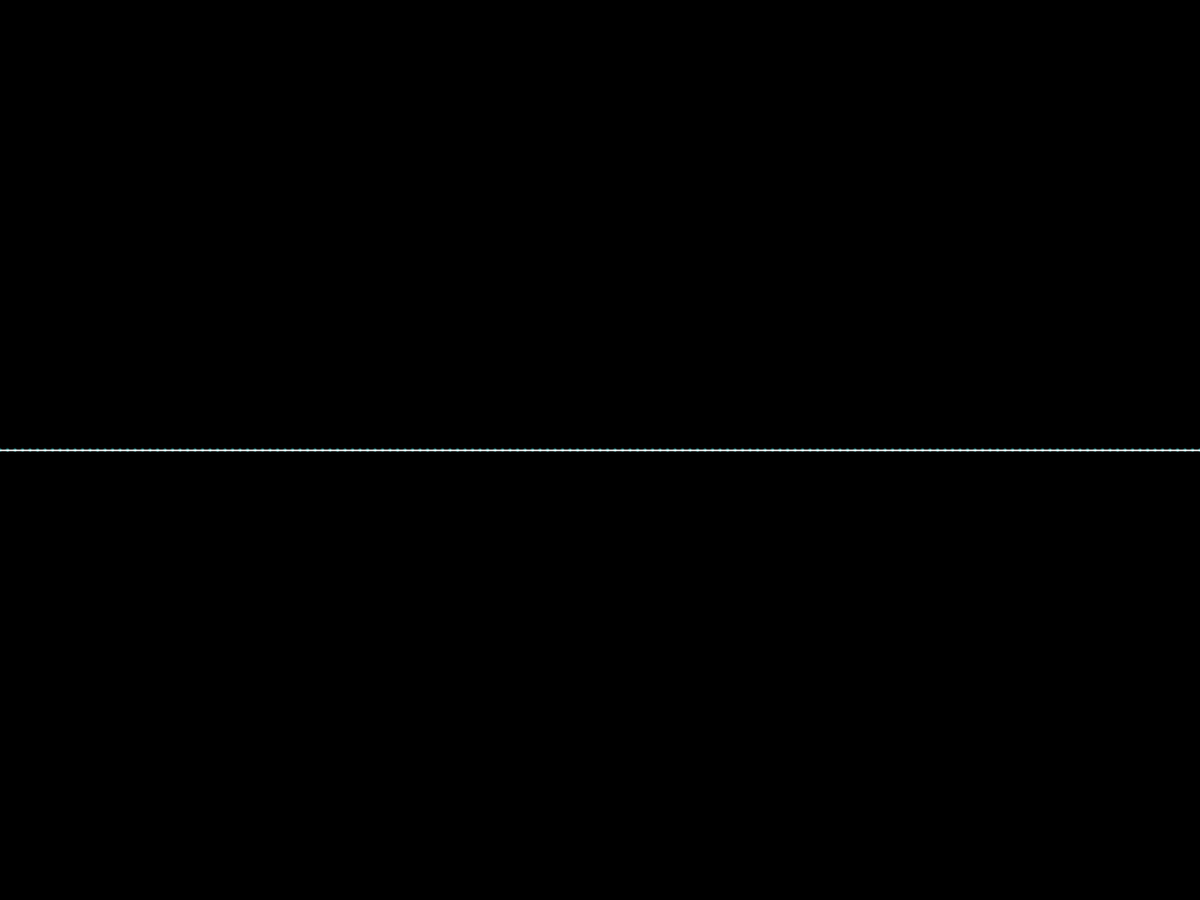
Frame 1 (no input)
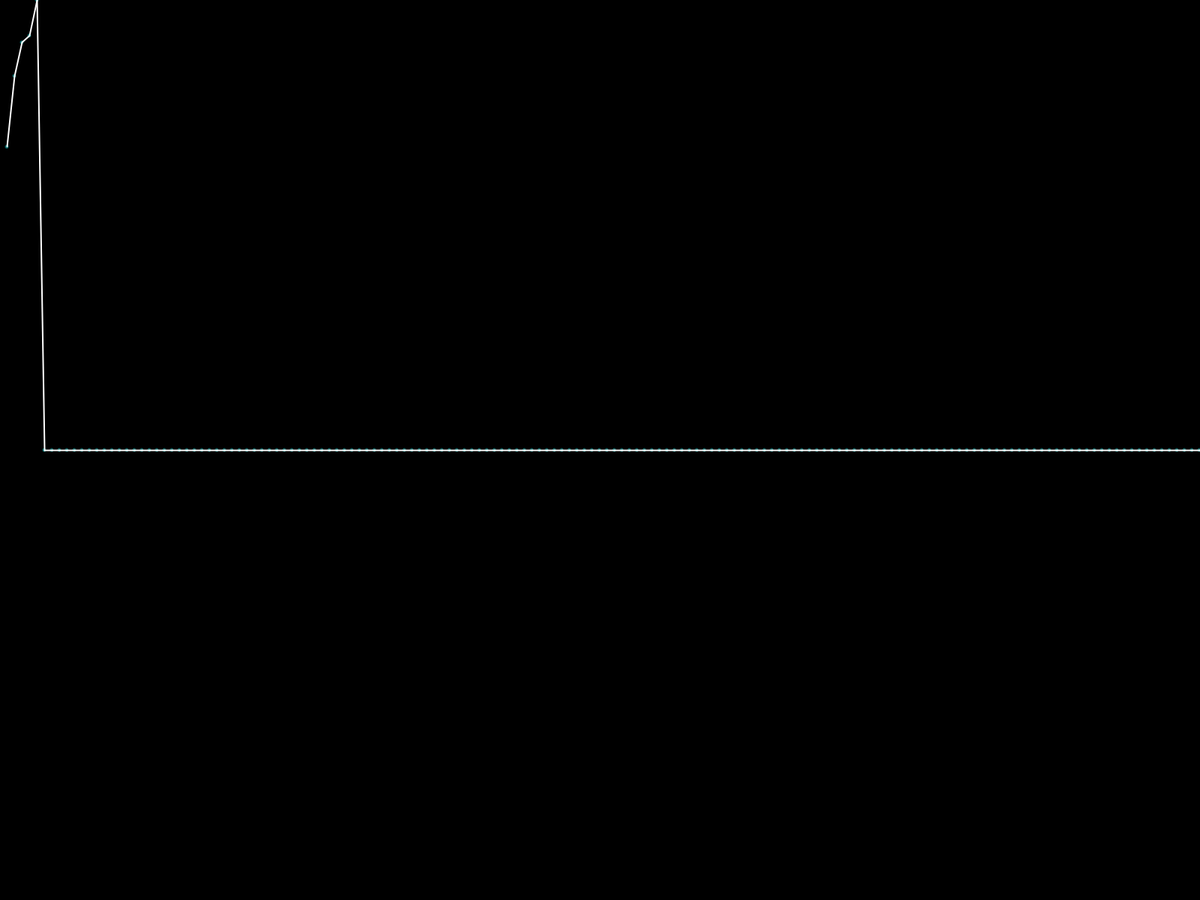
Frame 60 (the mouse pressed at the canvas centre just before this capture)
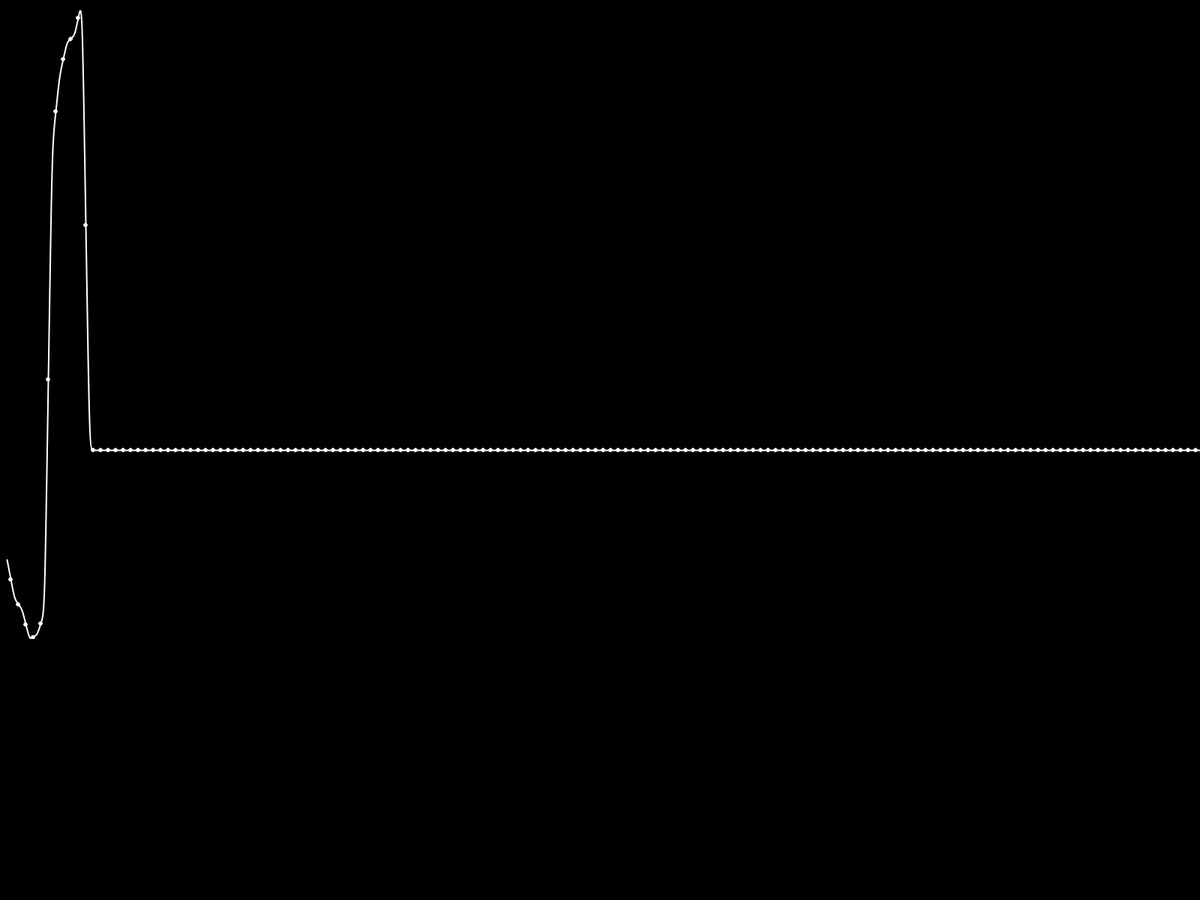
Frame 120 (the mouse held since frame 60 and released just before this capture)

The Processing sketch that drew these frames (run headless with seeded random() and noise(); from frame 60 on, the mouse is pressed at the canvas centre):

// Processing sketch: Graph
// ── Graph.pde
ArrayList<Float> gdatas = new ArrayList<Float>();
ArrayList<pattern> pat = new ArrayList<pattern>();
int smoothd = 0;
int style = 0;

void setup() {
  fullScreen();
  dfo_data();
}

void dfo_data() {
  for (int i = 0; i < width; i+= 1) {
    float ram = height / 2;
    gdatas.add(ram);
  }
  pattern inpat0 = new pattern();
  inpat0.size = random(50, 100);
  pat.add(0, inpat0);
  pattern inpat1 = new pattern();
  inpat1.size = random(0, 10);
  pat.add(1, inpat1);
  pattern inpat2 = new pattern();
  inpat2.size = random(100, 200);
  pat.add(2, inpat2);
}

void data_update() {
  pattern pat0 = pat.get(0);
  pattern pat1 = pat.get(1);
    print(pat.get(2).size);
  pattern pat2 = pat.get(2);
  float ram = mouseY + sin(pat0.radian) * pat0.size + sin(pat1.radian) * pat1.size + sin(pat2.radian) * pat2.size;
  gdatas.add(0, ram);
  gdatas.remove(192);
  pat0.radian += random(0, 1);
  pat1.radian += random(0, 5);
  pat2.radian += random(0, 0.5);
  pat0.size += random(-2, 2);
  pat0.size = constrain(pat0.size, 50f, 100f);
  pat.set(0, pat0);
  pat1.size += random(-1, 1);
  pat1.size = constrain(pat1.size, 0f, 10f);
  pat.set(1, pat1);
  pat2.size += random(-4, 4);
  pat2.size = constrain(pat2.size, 100f, 200f);
  pat.set(2, pat2);
}

void draw() {
  background(0);
  switch(style){
    case 0:
      Linegraph();
      break;
    case 1:
      bezierLine();
      break;
    case 2:
      bargraph();
      break;
    case 3:
      difbargraph();
      break;
    default:
      style = 0;
      break;
  }
  if(smoothd >= 10){
    smoothd = 0;
    data_update();
  }
  smoothd++;
}

color valtocol(float value, float multip){
  color col;
  if(value >= 0){
    col = color(100 + abs(value * multip), 100, 100);
  }
  else {
    col = color(100, 100, 100 + abs(value / multip));
    
  }
  return col;
}

void Linegraph() {
  strokeWeight(2);
    for (int i = 0; i < gdatas.size(); i++) {
    noStroke();
    fill(gdatas.get(i) - height / 2, 100, 100);
    ellipse(i * 10 + smoothd, gdatas.get(i), 5, 5);
    if(i != 0){
      stroke(255);
      line(i * 10 + smoothd, gdatas.get(i), (i * 10) - 10 + smoothd , gdatas.get(i - 1));
    }
  }
}
void bargraph() {
    for (int i = 0; i < gdatas.size(); i++) {
    if(i != 0){
      stroke(valtocol(gdatas.get(i) - height / 2, 0.5));
      strokeWeight(5);
      line(i * 10 + smoothd, height / 2, i * 10 + smoothd , gdatas.get(i));
    }
  }
}
void difbargraph() {
    for (int i = 0; i < gdatas.size(); i++) {
    if(i != 0){
      stroke(valtocol(gdatas.get(i - 1) - gdatas.get(i), 2));
      strokeWeight(5);
      line(i * 10 + smoothd, gdatas.get(i - 1), i * 10 + smoothd , gdatas.get(i));
    }
  }
}

void mousePressed() {
  style++;
}

pos mid_point(pos pos0, pos pos1){
  pos npos = new pos();
  npos.x = pos0.x * 0.5f + pos1.x * 0.5f;
  npos.y = pos0.y * 0.5f + pos1.y * 0.5f;
  noStroke();
  fill(255);
  ellipse(npos.x, npos.y, 5, 5);
  noFill();
  stroke(255);
  return npos;
}

void threeP_bezier(pos pos0, pos pos1, pos pos2) { //bezierposition
  noFill();
  stroke(255);
  bezier(mid_point(pos0, pos1).x, mid_point(pos0, pos1).y, pos1.x, pos1.y, pos1.x, pos1.y, mid_point(pos1, pos2).x, mid_point(pos1, pos2).y);
}

void bezierLine(){
  strokeWeight(2);
  stroke(255);
  pos pos0 = new pos();
  pos pos1 = new pos();
  pos eposb = new pos();
  pos epos = new pos();
  pos0.x = 0 + smoothd;
  pos0.y = gdatas.get(0);
  pos1.x = 10 + smoothd;
  pos1.y = gdatas.get(1);
  eposb.x = 1910 + smoothd;
  eposb.y = gdatas.get(190);
  epos.x = 1920 + smoothd;
  epos.y = gdatas.get(191);
      line(pos0.x, pos0.y, mid_point(pos0, pos1).x, mid_point(pos0, pos1).y);
      line(mid_point(eposb, epos).x, mid_point(eposb, epos).y, epos.x, epos.y);
      for(int a = 0; a < gdatas.size(); a++){
        if(a + 2 < gdatas.size() && a >= 2){
          pos mpos = new pos();
          mpos.x = a * 10 + smoothd;
          mpos.y = gdatas.get(a);
          pos mpos1 = new pos();
          mpos1.x = a * 10 - 10 + smoothd;
          mpos1.y = gdatas.get(a - 1);
          pos mpos2 = new pos();
          mpos2.x = a * 10 - 20 + smoothd;
          mpos2.y = gdatas.get(a - 2);
          threeP_bezier(mpos, mpos1, mpos2);
        }
      }
}

class pattern{
  float radian;
  float size;
}

class pos {
  float x, y, speedx, speedy;
}
